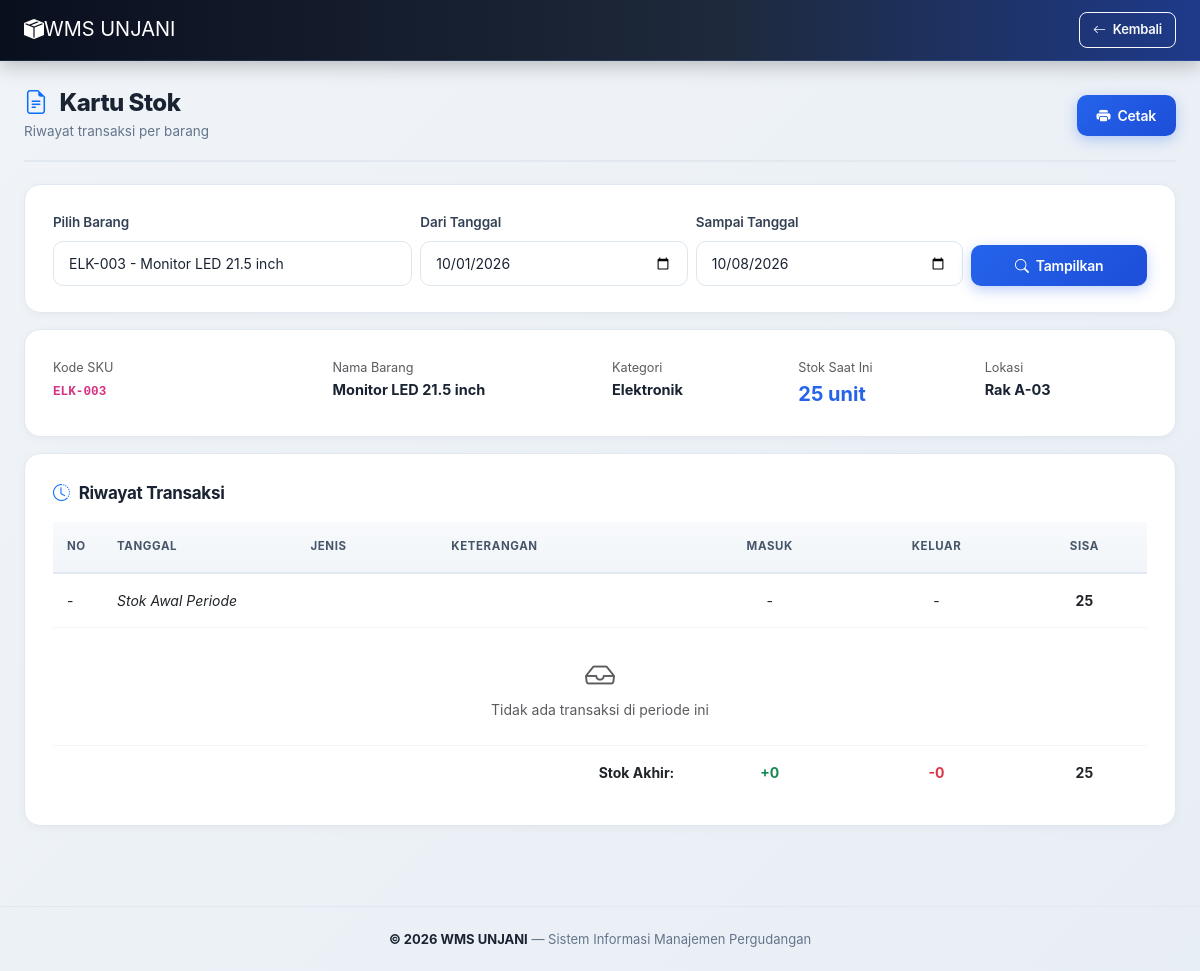
The app's page /kartu_stok.php?id=3 with its own data.
### tables this page shows
CREATE TABLE barang (
    id INT AUTO_INCREMENT PRIMARY KEY,
    kode_barang VARCHAR(20) UNIQUE NOT NULL,
    nama_barang VARCHAR(100) NOT NULL,
    kategori_id INT,
    satuan VARCHAR(20) DEFAULT 'pcs',
    stok INT DEFAULT 0,
    stok_minimal INT DEFAULT 5,
    lokasi_rak VARCHAR(20),
    harga DECIMAL(15,2) DEFAULT 0,
    FOREIGN KEY (kategori_id) REFERENCES kategori(id) ON DELETE SET NULL
);

CREATE TABLE kategori (
    id INT AUTO_INCREMENT PRIMARY KEY,
    nama_kategori VARCHAR(100) NOT NULL,
    kode_zona VARCHAR(5),
    keterangan TEXT
);

### kartu_stok.php (the view, shortened to what this page needs)
<?php
require_once 'config/koneksi.php';
$barang_id = (int)($_GET['id'] ?? 0);
$dari      = $_GET['dari'] ?? date('Y-m-01');
$sampai    = $_GET['sampai'] ?? date('Y-m-d');
$barang = null;
if ($barang_id > 0) {
    $barang = mysqli_fetch_assoc(mysqli_query($koneksi, "
        SELECT b.*, k.nama_kategori
        FROM barang b
        LEFT JOIN kategori k ON b.kategori_id = k.id
        WHERE b.id='$barang_id'
    "));
}
?>
<!DOCTYPE html>
<html lang="id">
<head>
    <link href="https://cdn.jsdelivr.net/npm/bootstrap@5.3.0/dist/css/bootstrap.min.css" rel="stylesheet">
    <link href="https://cdn.jsdelivr.net/npm/bootstrap-icons@1.11.0/font/bootstrap-icons.css" rel="stylesheet">
    <link rel="stylesheet" href="assets/css/style.css">
</head>
<body>
<nav class="navbar navbar-expand-lg navbar-dark sticky-top">
    <div class="container-fluid px-4">
        <a class="navbar-brand" href="index.php">
            <i class="bi bi-box-seam-fill"></i> WMS UNJANI
        </a>
        <a href="index.php?page=barang" class="btn btn-sm btn-outline-light">
            <i class="bi bi-arrow-left"></i> Kembali
        </a>
    </div>
</nav>
<div class="container-fluid main-content">
    <div class="page-header">
        <div>
            <h4><i class="bi bi-file-earmark-text text-primary"></i> Kartu Stok</h4>
            <small>Riwayat transaksi per barang</small>
        </div>
        <?php if ($barang): ?>
        <button onclick="window.print()" class="btn btn-primary">
            <i class="bi bi-printer-fill"></i> Cetak
        </button>
        <?php endif; ?>
    </div>
    <div class="panel mb-3 no-print">
        <form method="GET" action="kartu_stok.php" class="row g-2">
            <div class="col-md-4">
                <label class="form-label">Pilih Barang</label>
                <select name="id" class="form-select" required>
                    <?php
                    $q_b = mysqli_query($koneksi, "SELECT * FROM barang ORDER BY nama_barang");
                    while ($b = mysqli_fetch_assoc($q_b)):
                    ?>
                    <option value="<?= $b['id'] ?>" <?= $barang_id == $b['id'] ? 'selected' : '' ?>>
                        <?= $b['kode_barang'] ?> - <?= $b['nama_barang'] ?>
                    </option>
                    <?php endwhile; ?>
                </select>
            </div>
            <div class="col-md-3">
                <label class="form-label">Dari Tanggal</label>
                <input type="date" name="dari" class="form-control" value="<?= $dari ?>">
            </div>
            <div class="col-md-3">
                <label class="form-label">Sampai Tanggal</label>
                <input type="date" name="sampai" class="form-control" value="<?= $sampai ?>">
            </div>
            <div class="col-md-2 d-flex align-items-end">
                <button type="submit" class="btn btn-primary w-100">
                    <i class="bi bi-search"></i> Tampilkan
                </button>
            </div>
        </form>
    </div>
    <?php if ($barang): ?>
    <div class="panel mb-3">
        <div class="row">
            <div class="col-md-3">
                <small class="text-muted">Kode SKU</small>
                <div><strong><code><?= $barang['kode_barang'] ?></code></strong></div>
            </div>
            <div class="col-md-3">
                <small class="text-muted">Nama Barang</small>
                <div><strong><?= $barang['nama_barang'] ?></strong></div>
            </div>
            <div class="col-md-2">
                <small class="text-muted">Kategori</small>
                <div><strong><?= $barang['nama_kategori'] ?? '-' ?></strong></div>
            </div>
            <div class="col-md-2">
                <small class="text-muted">Stok Saat Ini</small>
                <div><strong style="font-size:20px;color:#2563eb;"><?= $barang['stok'] ?> <?= $barang['satuan'] ?></strong></div>
            </div>
            <div class="col-md-2">
                <small class="text-muted">Lokasi</small>
                <div><strong><?= $barang['lokasi_rak'] ?></strong></div>
            </div>
        </div>
    </div>
    <div class="panel">
        <div class="panel-title mb-3"><i class="bi bi-clock-history text-primary"></i> Riwayat Transaksi</div>
        <div class="table-responsive">
            <table class="table">
                <thead>
                    <tr>
                        <th style="width:50px;">No</th>
                        <th>Tanggal</th>
                        <th>Jenis</th>
                        <th>Keterangan</th>
                        <th class="text-center">Masuk</th>
                        <th class="text-center">Keluar</th>
                        <th class="text-center">Sisa</th>
                    </tr>
                </thead>
                <tbody>
                <?php
                $q = mysqli_query($koneksi, "
                    (SELECT bm.tanggal, 'Masuk' AS jenis,
                        CONCAT('Dari: ', IFNULL(s.nama_supplier, '-'), ' | PO: ', IFNULL(bm.no_po, '-')) AS ket,
                        bm.jumlah AS masuk, 0 AS keluar
                     FROM barang_masuk bm
                     LEFT JOIN supplier s ON bm.supplier_id = s.id
                     WHERE bm.barang_id = '$barang_id'
                       AND bm.tanggal BETWEEN '$dari' AND '$sampai')
                    UNION ALL
                    (SELECT bk.tanggal, 'Keluar' AS jenis,
                        CONCAT('Ke: ', IFNULL(bk.tujuan, '-'), ' | SJ: ', IFNULL(bk.no_surat_jalan, '-')) AS ket,
                        0 AS masuk, bk.jumlah AS keluar
                     FROM barang_keluar bk
                     WHERE bk.barang_id = '$barang_id'
                       AND bk.tanggal BETWEEN '$dari' AND '$sampai')
                    ORDER BY tanggal ASC
                ");
                $sum_in = mysqli_fetch_assoc(mysqli_query($koneksi,
                    "SELECT IFNULL(SUM(jumlah),0) t FROM barang_masuk WHERE barang_id='$barang_id'"))['t'];
                $sum_out = mysqli_fetch_assoc(mysqli_query($koneksi,
                    "SELECT IFNULL(SUM(jumlah),0) t FROM barang_keluar WHERE barang_id='$barang_id'"))['t'];
                $stok_awal = $barang['stok'] - $sum_in + $sum_out;
                $no = 1;
                $running = $stok_awal;
                ?>
                <tr style="background:#f8fafc;">
                    <td>-</td>
                    <td colspan="3"><em>Stok Awal Periode</em></td>
                    <td class="text-center">-</td>
                    <td class="text-center">-</td>
                    <td class="text-center"><strong><?= $stok_awal ?></strong></td>
                </tr>
                <?php
                if (mysqli_num_rows($q) == 0): ?>
                    <tr><td colspan="7" class="text-center text-muted py-4">
                        <i class="bi bi-inbox" style="font-size:30px;"></i>
                        <div>Tidak ada transaksi di periode ini</div>
                    </td></tr>
                <?php else: while ($r = mysqli_fetch_assoc($q)):
                    $running += $r['masuk'] - $r['keluar'];
                ?>
                <tr>
                    <td><?= $no++ ?></td>
                    <td><?= tglIndo($r['tanggal']) ?></td>
                    <td>
                        <?php if ($r['jenis'] == 'Masuk'): ?>
                            <span class="badge bg-success">Masuk</span>
                        <?php else: ?>
                            <span class="badge bg-danger">Keluar</span>
                        <?php endif; ?>
                    </td>
                    <td><?= $r['ket'] ?></td>
                    <td class="text-center"><?= $r['masuk'] > 0 ? '<strong class="text-success">+' . $r['masuk'] . '</strong>' : '-' ?></td>
                    <td class="text-center"><?= $r['keluar'] > 0 ? '<strong class="text-danger">-' . $r['keluar'] . '</strong>' : '-' ?></td>
                    <td class="text-center"><strong><?= $running ?></strong></td>
                </tr>
                <?php endwhile; endif; ?>
                <tr style="background:#f0f9ff;font-weight:bold;">
                    <td colspan="4" class="text-end">Stok Akhir:</td>
                    <td class="text-center text-success">+<?= $sum_in ?></td>
                    <td class="text-center text-danger">-<?= $sum_out ?></td>
                    <td class="text-center"><?= $barang['stok'] ?></td>
                </tr>
                </tbody>
            </table>
        </div>
    </div>
    <?php endif; ?>
</div>
<footer>
    <strong>&copy; <?= date('Y') ?> WMS UNJANI</strong> — Sistem Informasi Manajemen Pergudangan
</footer>
</body>
</html>

### assets/css/style.css (style rules this page uses)
* { -webkit-font-smoothing: antialiased; -moz-osx-font-smoothing: grayscale; box-sizing: border-box; }
body { background: linear-gradient(135deg, #f0f4f8 0%, #e8eef5 100%); font-family: 'Inter', 'Segoe UI', -apple-system, BlinkMacSystemFont, Tahoma, sans-serif; font-size: 14.5px; line-height: 1.55; color: #1a2332; min-height: 100vh; margin: 0; }
.main-content { max-width: 1500px; margin: 0 auto; padding: 28px 24px 40px; }
.navbar { background: linear-gradient(90deg, #0a0f1e 0%, #1e293b 60%, #1e3a8a 100%) !important; padding: 12px 0 !important; box-shadow: 0 4px 20px rgba(0,0,0,0.25); border-bottom: 1px solid rgba(96,165,250,0.15); }
.navbar-brand { color: #fff !important; padding: 0; display: flex; align-items: center; }
.panel { background: #fff; border-radius: 16px; padding: 26px 28px; border: 1px solid #e2e8f0; height: 100%; box-shadow: 0 2px 8px rgba(15,23,42,0.04); transition: box-shadow 0.25s; }
.panel-title { font-size: 17px; font-weight: 700; color: #1a2332; margin-bottom: 6px; display: flex; align-items: center; gap: 9px; letter-spacing: -0.3px; }
.page-header { display: flex; justify-content: space-between; align-items: center; margin-bottom: 22px; padding-bottom: 18px; border-bottom: 2px solid #e2e8f0; gap: 16px; flex-wrap: wrap; }
.page-header h4 { font-size: 24px; font-weight: 800; margin: 0; display: flex; align-items: center; gap: 12px; color: #1a2332; letter-spacing: -0.5px; }
.page-header small { color: #64748b; font-size: 13.5px; display: block; margin-top: 4px; }
.table { margin-bottom: 0; font-size: 14px; color: #1a2332; }
.table thead th { background: linear-gradient(180deg, #f8fafc, #f1f5f9); color: #475569; font-size: 11.5px; font-weight: 700; letter-spacing: 0.6px; text-transform: uppercase; padding: 16px 14px; border-bottom: 2px solid #e2e8f0; white-space: nowrap; }
.table tbody td { padding: 16px 14px; vertical-align: middle; font-size: 14px; border-bottom: 1px solid #f1f5f9; }
.table tbody tr { transition: all 0.15s; }
.table tbody tr:last-child td { border-bottom: none; }
.btn { font-size: 14px; font-weight: 600; border-radius: 10px; padding: 10px 20px; transition: all 0.2s ease; display: inline-flex; align-items: center; justify-content: center; gap: 7px; letter-spacing: -0.2px; }
.btn-sm { padding: 7px 13px; font-size: 13px; border-radius: 8px; }
.btn-primary { background: linear-gradient(135deg, #2563eb, #1d4ed8); border: none; box-shadow: 0 4px 14px rgba(37,99,235,0.3); }
.form-control, .form-select { border-radius: 10px; border: 1.5px solid #dde5ed; font-size: 14px; padding: 11px 15px; transition: all 0.2s; color: #1a2332; background: #fff; }
.form-control::placeholder { color: #94a3b8; }
.form-label { font-weight: 600; color: #334155; margin-bottom: 8px; font-size: 13.5px; letter-spacing: -0.1px; }
footer { font-size: 13px; color: #64748b; padding: 22px 0; margin-top: 40px; border-top: 1px solid #e2e8f0; text-align: center; }
footer strong { color: #1a2332; }

### records on screen
barang: kode_barang "ELK-003", nama_barang "Monitor LED 21.5 inch", kategori.nama_kategori "Elektronik", stok "25", satuan "unit", lokasi_rak "Rak A-03"

### other values on screen
$sum_in "0"
$sum_out "0"
form field id "ELK-003 - Monitor LED 21.5 inch"
